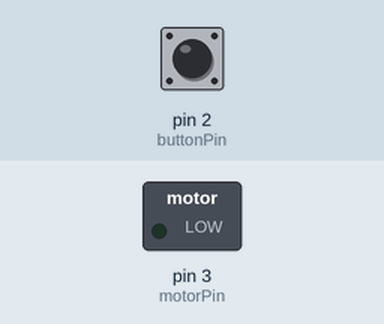
Recording of a sketch running on a simulated Arduino Uno, built with avr-gcc and run on an emulated ATmega328P. Parts: switched loads named in the sketch (green lamp = pin HIGH). Inputs (shaded band) come from the test bench; at power-on: pin 2 (buttonPin) LOW.

Above: at 1.2 s.
1.3 s: pin 2 (buttonPin) pulled HIGH for 0.15 s
At 1.37 s:
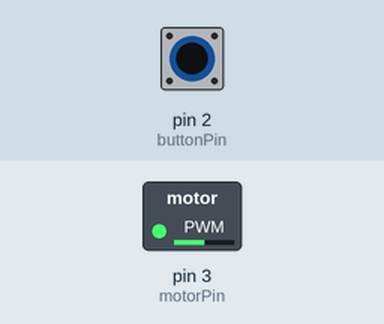
2.9 s: pin 2 (buttonPin) pulled HIGH for 3.2 s
At 7.0 s:
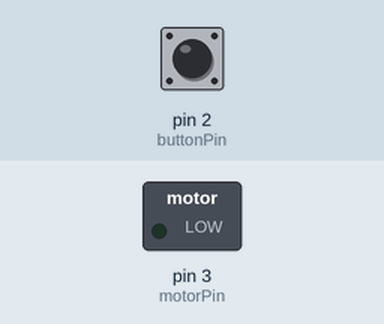
Timing chart, 0 to 8.5 s (numbered marks = the images above; inputs shaded):
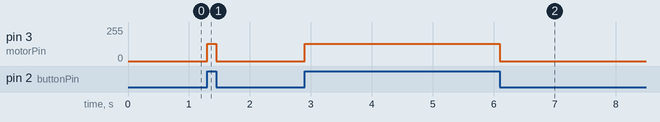

The sketch:

motor1.ino
```cpp
const int buttonPin = 2;
const int motorPin = 3;

// button stuff loosely adapted from
// https://www.arduino.cc/en/Tutorial/Button
int buttonState = 0;  // variable for push button status

void setup() {
  // put your setup code here, to run once:

  // board is arduino uno or adafruit pro trinket both of which
  // use ATmega328p
  // both have the same sets of pins exposed for digital PWM:
  // 6,5   - TCCR0A/B - Timer 0
  // 9,10  - TCCR1A/B - Timer 1
  // 11,3  - TCCR2A/B - Timer 2 timer/counter registers
  // TCCRxA -
  pinMode(motorPin, OUTPUT);
  //pinMode(11, OUTPUT);
  //TCCR2A = _BV(COM2A1) | _BV(COM2B1) | _BV(WGM21) | _BV(WGM20);
  // TCCR2B = TCCR2B & B11111000 | B00000001; // no prescaler - too fast for motor
  TCCR2B = TCCR2B & B11111000 | B00000100; // clk/64          - seems best for motor T = 2.03 sec measured on Scope with Arduino Uno
  //TCCR2B = TCCR2B & B11111000 | B00000011; // clk/32       - motor works but buzzes at 3.3 V
  //TCCR2B = TCCR2B & B11111000 | B00000010; // clk/8         - too fast for motor
  //TCCR2B = _BV(CS22);
  //OCR2A = 180;
  OCR2B = 50;

  // configure switch on pin 2 to use for input
  pinMode(buttonPin,INPUT);

}

void loop() {
  // for first setup, configure the button to turn the motor on and off
  buttonState = digitalRead(buttonPin);

  if (buttonState == HIGH) {

  // empirically, driving the motor I have
    //analogWrite(3,128+64);
   analogWrite(motorPin,128);
   //delay(1000);

  } else {
    // turn motor off
    analogWrite(motorPin,0);
  }


}
```

Measured:
- after the input at 1.3 s, pin 3 (motorPin): 0/255 → 128/255 at once, → 0/255 0.15 s later
- after the input at 2.9 s, pin 3 (motorPin): 0/255 → 128/255 at once, → 0/255 3.2 s later
